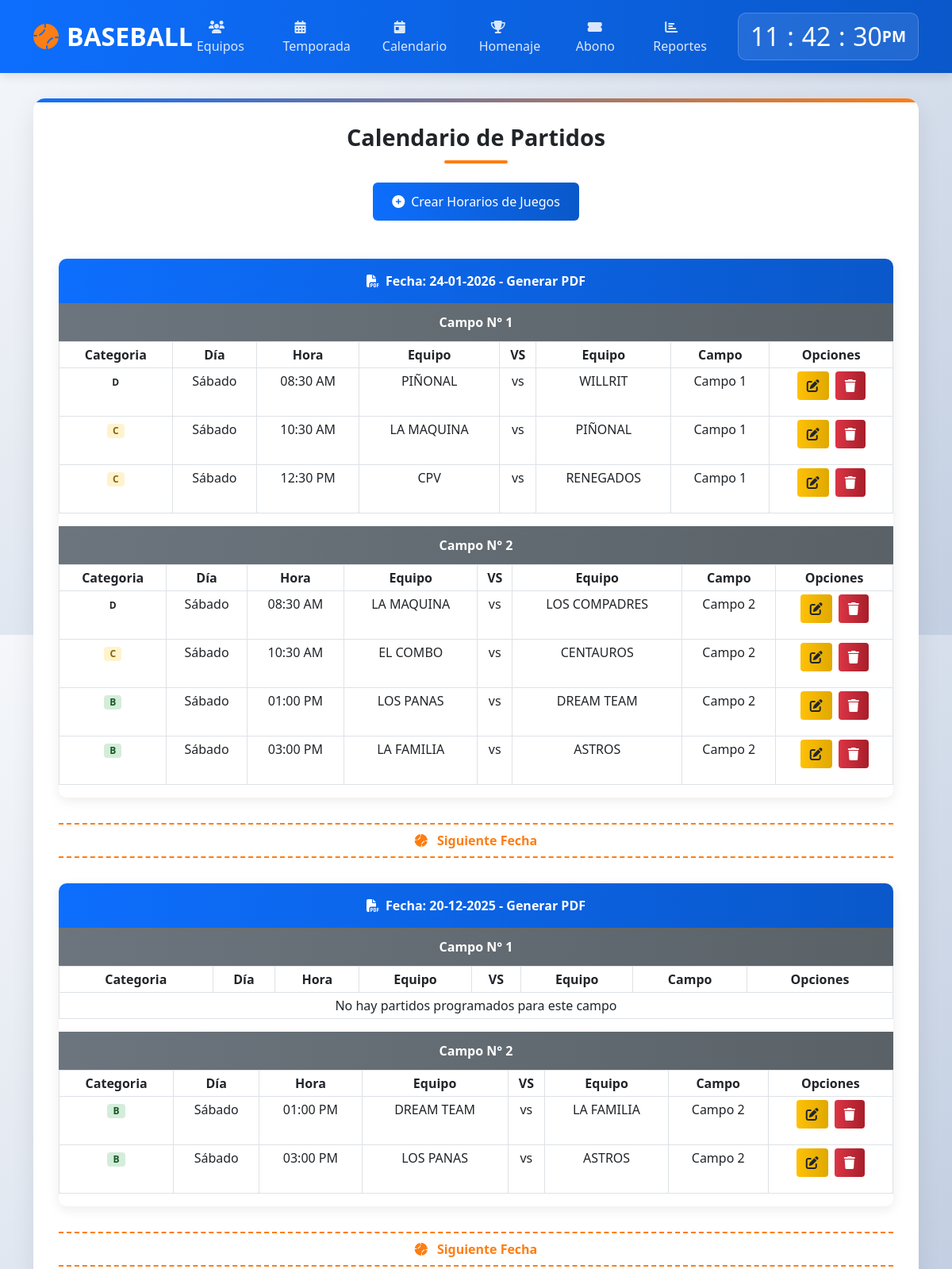
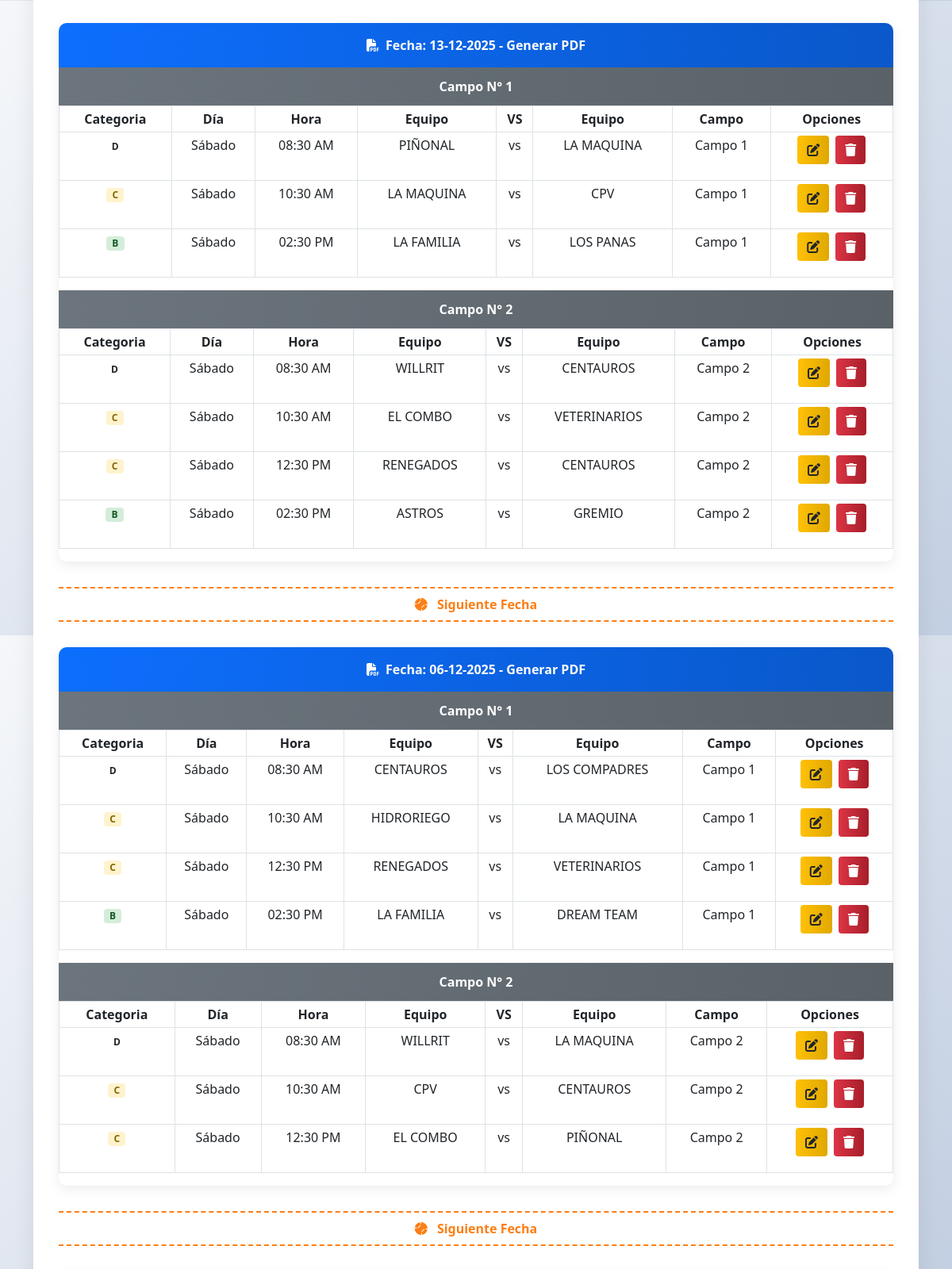
The app's page /modulos/calendario/index.php (upper part) with its own data (2 pictures, top to bottom).
### tables this page shows
CREATE TABLE `calendario` (
  `id_cal` int(100) NOT NULL,
  `fecha` date NOT NULL,
  `categoria` varchar(1) NOT NULL,
  `id_temporada` int(100) NOT NULL,
  `id_team_one` int(100) NOT NULL,
  `name_team_one` varchar(60) NOT NULL,
  `id_team_two` int(100) NOT NULL,
  `name_team_two` varchar(60) NOT NULL,
  `dia` varchar(11) NOT NULL,
  `id_hora` int(100) NOT NULL,
  `hora` varchar(10) NOT NULL,
  `campo` int(1) NOT NULL,
  `partida` int(3) DEFAULT NULL
);

### modulos/calendario/index.php (the view, shortened to what this page needs)
<?php
$con = conectar();
?>
<!DOCTYPE html>
<html lang="es">
<head>
    <link href="https://cdn.jsdelivr.net/npm/bootstrap@5.3.0/dist/css/bootstrap.min.css" rel="stylesheet">
    <link rel="stylesheet" href="https://cdnjs.cloudflare.com/ajax/libs/font-awesome/6.4.0/css/all.min.css">
</head>
<body>
    <header class="header">
        <div class="container">
            <div class="d-flex justify-content-between align-items-center">
                <a href="../../" class="logo">
                    <i class="fas fa-baseball-ball"></i>BASEBALL
                </a>
                <ul class="navigation">
                    <li><a href="../equipos/"><i class="fas fa-users"></i> Equipos</a></li>
                    <li><a href="../juego/"><i class="fas fa-calendar-alt"></i> Temporada</a></li>
                    <li><a href="../calendario/"><i class="fas fa-calendar-day"></i> Calendario</a></li>
                    <li><a href="../homenaje/homenaje.php"><i class="fas fa-trophy"></i> Homenaje</a></li>
                    <li><a href="../abonos/"><i class="fas fa-ticket-alt"></i> Abono</a></li>
                    <li><a href="../reporte/reporte.php"><i class="fas fa-chart-bar"></i> Reportes</a></li>
                </ul>
                <div class="clock-container">
                    <div class="clock">
                        <h2 id="hour">00</h2><h2 class="dot">:</h2>
                        <h2 id="minute">00</h2><h2 class="dot">:</h2>
                        <h2 id="seconds">00</h2><span id="ampm">AM</span>
                    </div>
                </div>
            </div>
        </div>
    </header>
    <main class="main-content">
        <div class="container">
            <div class="content-container">
                <h1 class="page-title">Calendario de Partidos</h1>
                <div class="text-center">
                    <a href="form.php">
                        <button type="button" class="btn btn-primary" data-bs-toggle="tooltip" data-bs-placement="top" title="Crear nuevos horarios de juegos">
                            <i class="fas fa-plus-circle me-2"></i>Crear Horarios de Juegos
                        </button>
                    </a>
                </div>
                <div class="calendar-container">
                    <?php
                    $bucle = "SELECT * FROM calendario GROUP BY fecha ORDER BY fecha DESC";
                    $query_buc = mysqli_query($con, $bucle);
                    if (mysqli_num_rows($query_buc) >= 1) {
                        while ($obtcle = mysqli_fetch_array($query_buc)) {
                            $fechabuc = $obtcle['fecha'];
                            $entero_trg = strtotime($fechabuc);
                            $ano_trg = date("Y", $entero_trg);
                            $mes_trg = date("m", $entero_trg);
                            $dia_trg = date("d", $entero_trg);
                            $desde_reorder = $dia_trg.'-'.$mes_trg.'-'.$ano_trg;
                    ?>
                    <div class="calendar-card">
                        <div class="calendar-header">
                            <a href="../PDF/calendario.php?fecha=<?php echo $fechabuc; ?>" target="_blank" data-bs-toggle="tooltip" data-bs-placement="top" title="Generar PDF para esta fecha">
                                <i class="fas fa-file-pdf me-2"></i>Fecha: <?php echo $desde_reorder; ?> - Generar PDF
                            </a>
                        </div>
                        <div class="field-header">Campo N° 1</div>
                        <div class="table-responsive">
                            <table class="table table-sm table-bordered">
                                <thead>
                                    <tr>
                                        <th>Categoria</th>
                                        <th>Día</th>
                                        <th>Hora</th>
                                        <th>Equipo</th>
                                        <th>VS</th>
                                        <th>Equipo</th>
                                        <th>Campo</th>
                                        <th>Opciones</th>
                                    </tr>
                                </thead>
                                <tbody>
                                    <?php
                                    $val_hor = "SELECT * FROM calendario WHERE campo = 1 AND fecha = '$fechabuc' ORDER BY categoria DESC, STR_TO_DATE(hora, '%h:%i %p')";
                                    $query_hor = mysqli_query($con, $val_hor);
                                    if (mysqli_num_rows($query_hor) >= 1) {
                                        while ($obtenerho = mysqli_fetch_array($query_hor)) {
                                            $id = $obtenerho['id_cal'];
                                            $categoria_class = 'categoria-' . strtolower($obtenerho['categoria'][0]);
                                    ?>
                                    <tr>
                                        <td class="alte">
                                            <span class="categoria-badge <?php echo $categoria_class; ?>">
                                                <?php echo $obtenerho['categoria']; ?>
                                            </span>
                                        </td>
                                        <td class="alte"><?php echo $obtenerho['dia']; ?></td>
                                        <td class="alte"><?php echo $obtenerho['hora']; ?></td>
                                        <td class="alte"><?php echo htmlspecialchars($obtenerho['name_team_one']); ?></td>
                                        <td class="alte">vs</td>
                                        <td class="alte"><?php echo htmlspecialchars($obtenerho['name_team_two']); ?></td>
                                        <td class="alte">Campo <?php echo $obtenerho['campo']; ?></td>
                                        <td>
                                            <div class="action-buttons">
                                                <a href="editar.php?id=<?php echo $id; ?>" data-bs-toggle="tooltip" data-bs-placement="top" title="Editar">
                                                    <button type="button" class="buto btn btn-warning">
                                                        <i class="fas fa-edit"></i>
                                                    </button>
                                                </a>
                                                <a href="delete.php?id=<?php echo $id; ?>" data-bs-toggle="tooltip" data-bs-placement="top" title="Eliminar" onclick="return confirm('¿Estás seguro de eliminar este partido?')">
                                                    <button type="button" class="buto btn btn-danger">
                                                        <i class="fas fa-trash"></i>
                                                    </button>
                                                </a>
                                            </div>
                                        </td>
                                    </tr>
                                    <?php
                                        }
                                    } else {
                                        echo '<tr><td colspan="8" class="text-center">No hay partidos programados para este campo</td></tr>';
                                    }
                                    ?>
                                </tbody>
                            </table>
                        </div>
                        <div class="field-header">Campo N° 2</div>
                        <div class="table-responsive">
                            <table class="table table-sm table-bordered">
                                <thead>
                                    <tr>
                                        <th>Categoria</th>
                                        <th>Día</th>
                                        <th>Hora</th>
                                        <th>Equipo</th>
                                        <th>VS</th>
                                        <th>Equipo</th>
                                        <th>Campo</th>
                                        <th>Opciones</th>
                                    </tr>
                                </thead>
                                <tbody>
                                    <?php
                                    $val_hor = "SELECT * FROM calendario WHERE campo = 2 AND fecha = '$fechabuc' ORDER BY categoria DESC, STR_TO_DATE(hora, '%h:%i %p')";
                                    $query_hor = mysqli_query($con, $val_hor);
                                    if (mysqli_num_rows($query_hor) >= 1) {
                                        while ($obtenerho = mysqli_fetch_array($query_hor)) {
                                            $id = $obtenerho['id_cal'];
                                            $categoria_class = 'categoria-' . strtolower($obtenerho['categoria'][0]);
                                    ?>
                                    <tr>
                                        <td class="alte">
                                            <span class="categoria-badge <?php echo $categoria_class; ?>">
                                                <?php echo $obtenerho['categoria']; ?>
                                            </span>
                                        </td>
                                        <td class="alte"><?php echo $obtenerho['dia']; ?></td>
                                        <td class="alte"><?php echo $obtenerho['hora']; ?></td>
                                        <td class="alte"><?php echo htmlspecialchars($obtenerho['name_team_one']); ?></td>
                                        <td class="alte">vs</td>
                                        <td class="alte"><?php echo htmlspecialchars($obtenerho['name_team_two']); ?></td>
                                        <td class="alte">Campo <?php echo $obtenerho['campo']; ?></td>
                                        <td>
                                            <div class="action-buttons">
                                                <a href="editar.php?id=<?php echo $id; ?>" data-bs-toggle="tooltip" data-bs-placement="top" title="Editar">
                                                    <button type="button" class="buto btn btn-warning">
                                                        <i class="fas fa-edit"></i>
                                                    </button>
                                                </a>
                                                <a href="delete.php?id=<?php echo $id; ?>" data-bs-toggle="tooltip" data-bs-placement="top" title="Eliminar" onclick="return confirm('¿Estás seguro de eliminar este partido?')">
                                                    <button type="button" class="buto btn btn-danger">
                                                        <i class="fas fa-trash"></i>
                                                    </button>
                                                </a>
                                            </div>
                                        </td>
                                    </tr>
                                    <?php
                                        }
                                    } else {
                                        echo '<tr><td colspan="8" class="text-center">No hay partidos programados para este campo</td></tr>';
                                    }
                                    ?>
                                </tbody>
                            </table>
                        </div>
                    </div>
                    <div class="divider">
                        <i class="fas fa-baseball-ball me-2"></i> Siguiente Fecha
                    </div>
                    <?php
                        }
                    } else {
                        echo '<div class="alert alert-info text-center">No hay calendarios programados</div>';
                    }
                    ?>
                </div>
            </div>
        </div>
    </main>
</body>
</html>

### records on screen
calendario: fecha "24-01-2026", categoria "D", dia "Sábado", hora "08:30 AM", name_team_one "PIÑONAL", name_team_two "WILLRIT", campo "1"
calendario: categoria "C", dia "Sábado", hora "10:30 AM", name_team_one "LA MAQUINA", name_team_two "PIÑONAL", campo "1"
calendario: categoria "C", dia "Sábado", hora "12:30 PM", name_team_one "CPV", name_team_two "RENEGADOS", campo "1"
calendario: categoria "D", dia "Sábado", hora "08:30 AM", name_team_one "LA MAQUINA", name_team_two "LOS COMPADRES", campo "2"
calendario: categoria "C", dia "Sábado", hora "10:30 AM", name_team_one "EL COMBO", name_team_two "CENTAUROS", campo "2"
calendario: categoria "B", dia "Sábado", hora "01:00 PM", name_team_one "LOS PANAS", name_team_two "DREAM TEAM", campo "2"
calendario: categoria "B", dia "Sábado", hora "03:00 PM", name_team_one "LA FAMILIA", name_team_two "ASTROS", campo "2"
calendario: fecha "20-12-2025", shows "No hay partidos programados para este campo", categoria "B", dia "Sábado", hora "01:00 PM", name_team_one "DREAM TEAM", name_team_two "LA FAMILIA", campo "2"
calendario: categoria "B", dia "Sábado", hora "03:00 PM", name_team_one "LOS PANAS", name_team_two "ASTROS", campo "2"
calendario: fecha "13-12-2025", categoria "D", dia "Sábado", hora "08:30 AM", name_team_one "PIÑONAL", name_team_two "LA MAQUINA", campo "1"
calendario: categoria "C", dia "Sábado", hora "10:30 AM", name_team_one "LA MAQUINA", name_team_two "CPV", campo "1"
calendario: categoria "B", dia "Sábado", hora "02:30 PM", name_team_one "LA FAMILIA", name_team_two "LOS PANAS", campo "1"
calendario: categoria "D", dia "Sábado", hora "08:30 AM", name_team_one "WILLRIT", name_team_two "CENTAUROS", campo "2"
calendario: categoria "C", dia "Sábado", hora "10:30 AM", name_team_one "EL COMBO", name_team_two "VETERINARIOS", campo "2"
calendario: categoria "C", dia "Sábado", hora "12:30 PM", name_team_one "RENEGADOS", name_team_two "CENTAUROS", campo "2"
calendario: categoria "B", dia "Sábado", hora "02:30 PM", name_team_one "ASTROS", name_team_two "GREMIO", campo "2"
calendario: fecha "06-12-2025", categoria "D", dia "Sábado", hora "08:30 AM", name_team_one "CENTAUROS", name_team_two "LOS COMPADRES", campo "1"
calendario: categoria "C", dia "Sábado", hora "10:30 AM", name_team_one "HIDRORIEGO", name_team_two "LA MAQUINA", campo "1"
calendario: categoria "C", dia "Sábado", hora "12:30 PM", name_team_one "RENEGADOS", name_team_two "VETERINARIOS", campo "1"
calendario: categoria "B", dia "Sábado", hora "02:30 PM", name_team_one "LA FAMILIA", name_team_two "DREAM TEAM", campo "1"
calendario: categoria "D", dia "Sábado", hora "08:30 AM", name_team_one "WILLRIT", name_team_two "LA MAQUINA", campo "2"
calendario: categoria "C", dia "Sábado", hora "10:30 AM", name_team_one "CPV", name_team_two "CENTAUROS", campo "2"
calendario: categoria "C", dia "Sábado", hora "12:30 PM", name_team_one "EL COMBO", name_team_two "PIÑONAL", campo "2"
